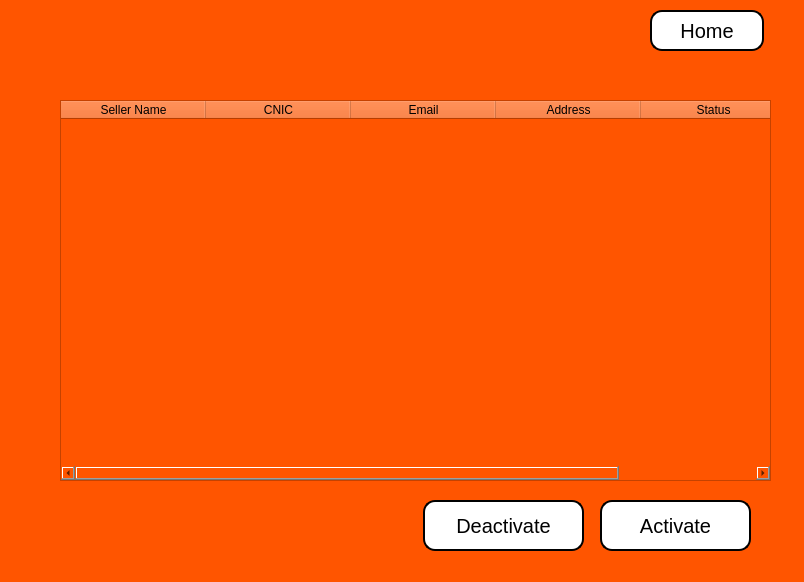
<?xml version="1.0" encoding="UTF-8"?>
<ui version="4.0">
 <class>MainWindow</class>
 <widget class="QMainWindow" name="MainWindow">
  <property name="geometry">
   <rect>
    <x>0</x>
    <y>0</y>
    <width>804</width>
    <height>582</height>
   </rect>
  </property>
  <property name="windowTitle">
   <string>MainWindow</string>
  </property>
  <property name="styleSheet">
   <string notr="true">QWidget
{
	background:rgb(255, 85, 0)
}</string>
  </property>
  <widget class="QWidget" name="centralwidget">
   <widget class="QTableWidget" name="tableWidget">
    <property name="geometry">
     <rect>
      <x>60</x>
      <y>100</y>
      <width>711</width>
      <height>381</height>
     </rect>
    </property>
    <property name="font">
     <font>
      <pointsize>14</pointsize>
     </font>
    </property>
    <attribute name="horizontalHeaderDefaultSectionSize">
     <number>145</number>
    </attribute>
    <column>
     <property name="text">
      <string>Seller Name</string>
     </property>
    </column>
    <column>
     <property name="text">
      <string>CNIC</string>
     </property>
    </column>
    <column>
     <property name="text">
      <string>Email</string>
     </property>
    </column>
    <column>
     <property name="text">
      <string>Address</string>
     </property>
    </column>
    <column>
     <property name="text">
      <string>Status</string>
     </property>
    </column>
   </widget>
   <widget class="QPushButton" name="pushButton">
    <property name="geometry">
     <rect>
      <x>600</x>
      <y>500</y>
      <width>151</width>
      <height>51</height>
     </rect>
    </property>
    <property name="font">
     <font>
      <pointsize>-1</pointsize>
     </font>
    </property>
    <property name="styleSheet">
     <string notr="true">QPushButton
{
	background-color: white;       /* Blue background */
    color: black;                    /* White text */
    border: 2px solid rgb(0, 0, 0);       /* Darker blue border */
    border-radius: 12px;             /* Rounded corners */
    font-size: 20px;                 /* Larger font */
    padding: 10px 20px;              /* Add some padding */
    min-width: 70px; 
}</string>
    </property>
    <property name="text">
     <string>Activate</string>
    </property>
   </widget>
   <widget class="QPushButton" name="pushButton_2">
    <property name="geometry">
     <rect>
      <x>423</x>
      <y>500</y>
      <width>161</width>
      <height>51</height>
     </rect>
    </property>
    <property name="font">
     <font>
      <pointsize>-1</pointsize>
     </font>
    </property>
    <property name="styleSheet">
     <string notr="true">QPushButton
{
	background-color: white;       /* Blue background */
    color: black;                    /* White text */
    border: 2px solid rgb(0, 0, 0);       /* Darker blue border */
    border-radius: 12px;             /* Rounded corners */
    font-size: 20px;                 /* Larger font */
    padding: 10px 20px;              /* Add some padding */
    min-width: 70px; 
}</string>
    </property>
    <property name="text">
     <string>Deactivate</string>
    </property>
   </widget>
   <widget class="QPushButton" name="homeButton">
    <property name="geometry">
     <rect>
      <x>650</x>
      <y>10</y>
      <width>114</width>
      <height>41</height>
     </rect>
    </property>
    <property name="font">
     <font>
      <pointsize>-1</pointsize>
     </font>
    </property>
    <property name="styleSheet">
     <string notr="true">QPushButton
{
	background-color: white;       /* Blue background */
    color: black;                    /* White text */
    border: 2px solid rgb(0, 0, 0);       /* Darker blue border */
    border-radius: 12px;             /* Rounded corners */
    font-size: 20px;                 /* Larger font */
    padding: 10px 20px;              /* Add some padding */
    min-width: 70px; 
}</string>
    </property>
    <property name="text">
     <string>Home</string>
    </property>
   </widget>
  </widget>
  <widget class="QStatusBar" name="statusbar"/>
 </widget>
 <resources/>
 <connections/>
</ui>
